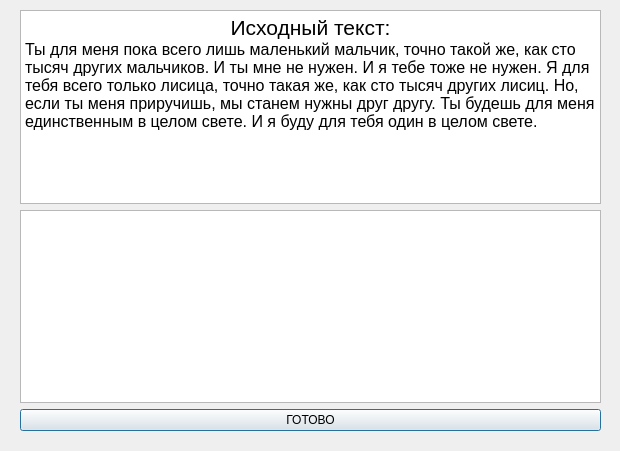
<?xml version="1.0" encoding="UTF-8"?>
<ui version="4.0">
 <class>Dialog</class>
 <widget class="QDialog" name="Dialog">
  <property name="geometry">
   <rect>
    <x>0</x>
    <y>0</y>
    <width>620</width>
    <height>451</height>
   </rect>
  </property>
  <property name="windowTitle">
   <string>Dialog</string>
  </property>
  <widget class="QWidget" name="">
   <property name="geometry">
    <rect>
     <x>20</x>
     <y>10</y>
     <width>581</width>
     <height>421</height>
    </rect>
   </property>
   <layout class="QVBoxLayout" name="verticalLayout">
    <item>
     <widget class="QTextBrowser" name="textBrowser">
      <property name="html">
       <string>&lt;!DOCTYPE HTML PUBLIC &quot;-//W3C//DTD HTML 4.0//EN&quot; &quot;http://www.w3.org/TR/REC-html40/strict.dtd&quot;&gt;
&lt;html&gt;&lt;head&gt;&lt;meta name=&quot;qrichtext&quot; content=&quot;1&quot; /&gt;&lt;style type=&quot;text/css&quot;&gt;
p, li { white-space: pre-wrap; }
&lt;/style&gt;&lt;/head&gt;&lt;body style=&quot; font-family:'MS Shell Dlg 2'; font-size:8.25pt; font-weight:400; font-style:normal;&quot;&gt;
&lt;p align=&quot;center&quot; style=&quot; margin-top:0px; margin-bottom:0px; margin-left:0px; margin-right:0px; -qt-block-indent:0; text-indent:0px;&quot;&gt;&lt;span style=&quot; font-size:16pt;&quot;&gt;Исходный текст:&lt;/span&gt;&lt;/p&gt;
&lt;p style=&quot; margin-top:0px; margin-bottom:0px; margin-left:0px; margin-right:0px; -qt-block-indent:0; text-indent:0px;&quot;&gt;&lt;span style=&quot; font-family:'Helvetica,Arial,sans-serif'; font-size:12pt; color:#000000; background-color:#ffffff;&quot;&gt;Ты для меня пока всего лишь маленький мальчик, точно такой же, как сто тысяч других мальчиков. И ты мне не нужен. И я тебе тоже не нужен. Я для тебя всего только лисица, точно такая же, как сто тысяч других лисиц. Но, если ты меня приручишь, мы станем нужны друг другу. Ты будешь для меня единственным в целом свете. И я буду для тебя один в целом свете.&lt;/span&gt;&lt;/p&gt;&lt;/body&gt;&lt;/html&gt;</string>
      </property>
     </widget>
    </item>
    <item>
     <widget class="QTextEdit" name="textEdit">
      <property name="html">
       <string>&lt;!DOCTYPE HTML PUBLIC &quot;-//W3C//DTD HTML 4.0//EN&quot; &quot;http://www.w3.org/TR/REC-html40/strict.dtd&quot;&gt;
&lt;html&gt;&lt;head&gt;&lt;meta name=&quot;qrichtext&quot; content=&quot;1&quot; /&gt;&lt;style type=&quot;text/css&quot;&gt;
p, li { white-space: pre-wrap; }
&lt;/style&gt;&lt;/head&gt;&lt;body style=&quot; font-family:'MS Shell Dlg 2'; font-size:8.25pt; font-weight:400; font-style:normal;&quot;&gt;
&lt;p style=&quot;-qt-paragraph-type:empty; margin-top:0px; margin-bottom:0px; margin-left:0px; margin-right:0px; -qt-block-indent:0; text-indent:0px;&quot;&gt;&lt;br /&gt;&lt;/p&gt;&lt;/body&gt;&lt;/html&gt;</string>
      </property>
     </widget>
    </item>
    <item>
     <widget class="QPushButton" name="check">
      <property name="text">
       <string>ГОТОВО</string>
      </property>
     </widget>
    </item>
   </layout>
  </widget>
 </widget>
 <resources/>
 <connections>
  <connection>
   <sender>check</sender>
   <signal>clicked()</signal>
   <receiver>Dialog</receiver>
   <slot>accept()</slot>
   <hints>
    <hint type="sourcelabel">
     <x>262</x>
     <y>417</y>
    </hint>
    <hint type="destinationlabel">
     <x>11</x>
     <y>397</y>
    </hint>
   </hints>
  </connection>
 </connections>
</ui>
